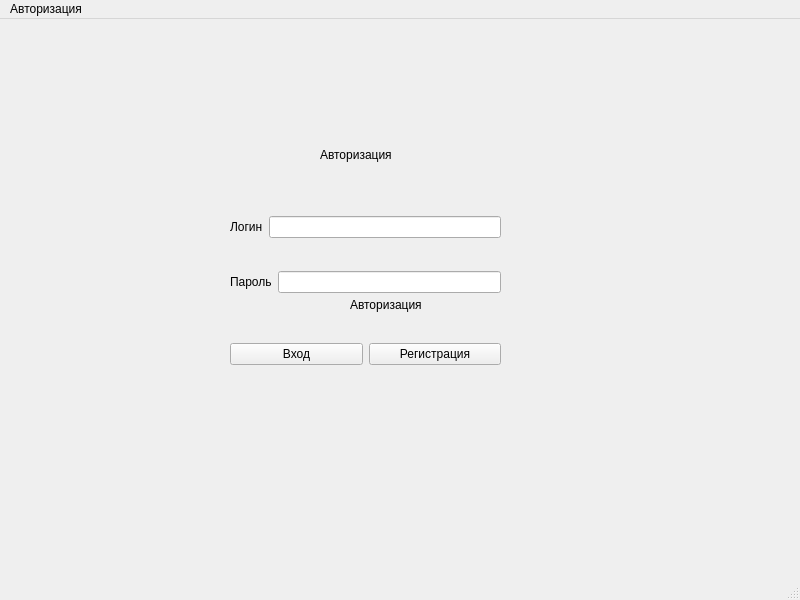
<?xml version="1.0" encoding="UTF-8"?>
<ui version="4.0">
 <class>MainWindow</class>
 <widget class="QMainWindow" name="MainWindow">
  <property name="geometry">
   <rect>
    <x>0</x>
    <y>0</y>
    <width>800</width>
    <height>600</height>
   </rect>
  </property>
  <property name="windowTitle">
   <string>Авторизация</string>
  </property>
  <widget class="QWidget" name="centralwidget">
   <widget class="QLabel" name="label_3">
    <property name="geometry">
     <rect>
      <x>320</x>
      <y>110</y>
      <width>101</width>
      <height>51</height>
     </rect>
    </property>
    <property name="text">
     <string>Авторизация</string>
    </property>
   </widget>
   <widget class="QLabel" name="label_4">
    <property name="geometry">
     <rect>
      <x>350</x>
      <y>260</y>
      <width>101</width>
      <height>51</height>
     </rect>
    </property>
    <property name="text">
     <string>Авторизация</string>
    </property>
   </widget>
   <widget class="QWidget" name="">
    <property name="geometry">
     <rect>
      <x>230</x>
      <y>170</y>
      <width>271</width>
      <height>131</height>
     </rect>
    </property>
    <layout class="QVBoxLayout" name="verticalLayout">
     <item>
      <layout class="QHBoxLayout" name="horizontalLayout">
       <item>
        <widget class="QLabel" name="label">
         <property name="text">
          <string>Логин</string>
         </property>
        </widget>
       </item>
       <item>
        <widget class="QLineEdit" name="login"/>
       </item>
      </layout>
     </item>
     <item>
      <layout class="QHBoxLayout" name="horizontalLayout_2">
       <item>
        <widget class="QLabel" name="label_2">
         <property name="text">
          <string>Пароль</string>
         </property>
        </widget>
       </item>
       <item>
        <widget class="QLineEdit" name="password"/>
       </item>
      </layout>
     </item>
    </layout>
   </widget>
   <widget class="QWidget" name="">
    <property name="geometry">
     <rect>
      <x>230</x>
      <y>320</y>
      <width>271</width>
      <height>31</height>
     </rect>
    </property>
    <layout class="QHBoxLayout" name="horizontalLayout_3">
     <item>
      <widget class="QPushButton" name="pushButton_2">
       <property name="text">
        <string>Вход</string>
       </property>
      </widget>
     </item>
     <item>
      <widget class="QPushButton" name="pushButton">
       <property name="text">
        <string>Регистрация</string>
       </property>
      </widget>
     </item>
    </layout>
   </widget>
  </widget>
  <widget class="QMenuBar" name="menubar">
   <property name="geometry">
    <rect>
     <x>0</x>
     <y>0</y>
     <width>800</width>
     <height>25</height>
    </rect>
   </property>
   <widget class="QMenu" name="menu">
    <property name="title">
     <string>Авторизация</string>
    </property>
   </widget>
   <addaction name="menu"/>
  </widget>
  <widget class="QStatusBar" name="statusbar"/>
 </widget>
 <resources/>
 <connections/>
</ui>
